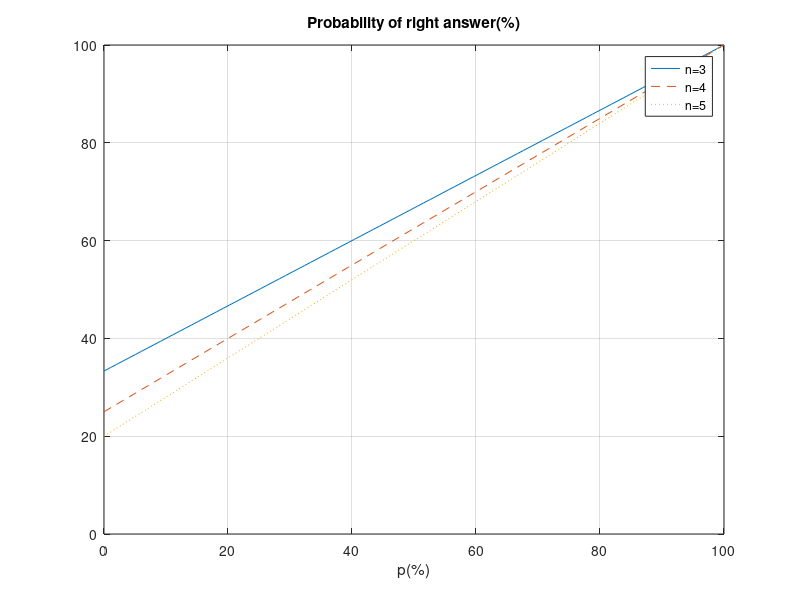
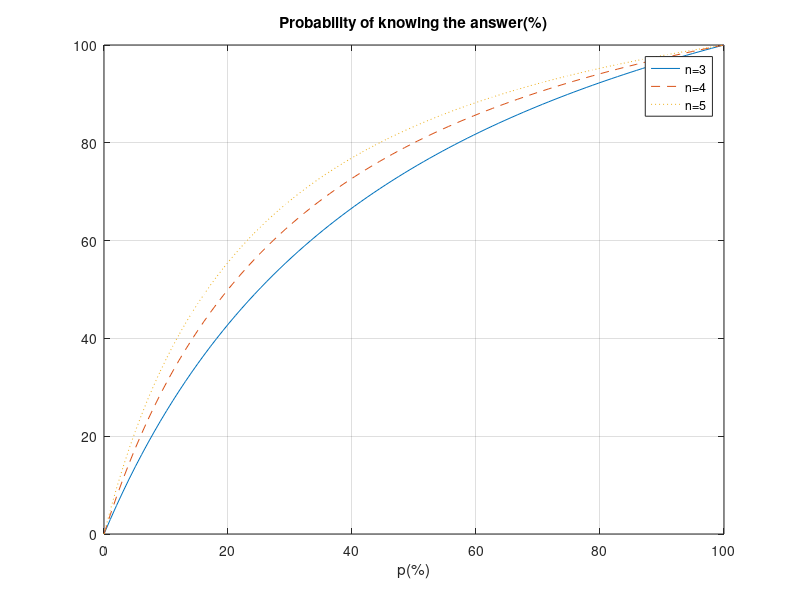

Write the MATLAB code that produced these figures, in order.
close all, clear all,clc

%% Task1
% 1.a
% regra de bayes
p = 0.60;
n=4; % nº de perguntas
pe=1*p+1/n*(1-p)

% 1.b
p = 0.7;
n= 5;
pE = 1*p /(p+(1-p)/n)

% 1.c
x=linspace(0, 1, 100); % prob de acertar a resposta
m =[3 4 5]; % nº de perguntas
y1=1*x+1/m(1)*(1-x); % prob de saber a resposta
y2=1*x+1/m(2)*(1-x); % prob de saber a resposta
y3=1*x+1/m(3)*(1-x); % prob de saber a resposta
figure(1)

plot(x*100,y1*100,x*100,y2*100,'--',x*100,y3*100,':')
title("Probability of right answer(%)")
ylim([0 100])
grid on
xlabel("p(%)")
legend("n=3","n=4","n=5", Location="northwest")


% Conclusao : um aluno que estude 90 % a probabilidade da nota coincidir
% com o que sabe é boa mas um aluno que estude 50 % quantas mais opcoes
% existe menos probabilidade tem de passar

%1.d
x1=linspace(0,1,100);
m =[3 4 5];
%calculo da probabilidade
y4=x1*m(1)./(1+(m(1)-1)*x1); % por o ./ para fazer a divisao por elemento e nao por matriz
y5=x1*m(2)./(1+(m(2)-1)*x1);
y6=x1*m(3)./(1+(m(3)-1)*x1);

figure(2)

plot(x1*100,y4*100,x1*100,y5*100,'--',x1*100,y6*100,':')
title("Probability of knowing the answer(%)")
ylim([0 100])
grid on
xlabel("p(%)")
legend("n=3","n=4","n=5", Location="northwest")

% Conclusao : quanto mais respostas certas mais probabilidade do estudante
% saber as respostas as perguntas e quantas mais opcoes por perguntas for
% mais probabilidade existe do estudante saber as perguntas as quais
% acertou (e mais dificil acertares a sorte numa que tenha muitas 
% % opcoes do que numa que nao tenha)

